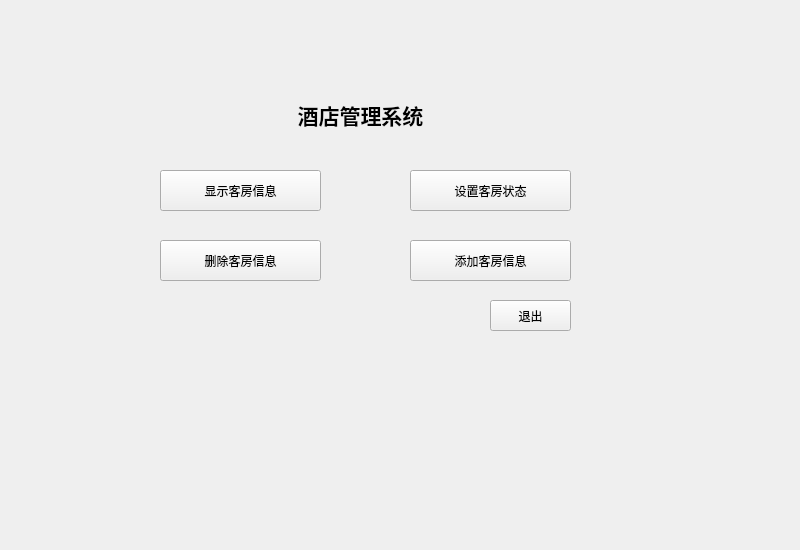
<?xml version="1.0" encoding="UTF-8"?>
<ui version="4.0">
 <class>Widget</class>
 <widget class="QWidget" name="Widget">
  <property name="geometry">
   <rect>
    <x>0</x>
    <y>0</y>
    <width>800</width>
    <height>550</height>
   </rect>
  </property>
  <property name="minimumSize">
   <size>
    <width>800</width>
    <height>550</height>
   </size>
  </property>
  <property name="maximumSize">
   <size>
    <width>800</width>
    <height>550</height>
   </size>
  </property>
  <property name="windowTitle">
   <string>酒店管理系统</string>
  </property>
  <widget class="QPushButton" name="DisplayRoomInformation">
   <property name="geometry">
    <rect>
     <x>160</x>
     <y>170</y>
     <width>161</width>
     <height>41</height>
    </rect>
   </property>
   <property name="styleSheet">
    <string notr="true">font: 20pt &quot;Agency FB&quot;;
font: 12pt &quot;Agency FB&quot;;</string>
   </property>
   <property name="text">
    <string>显示客房信息</string>
   </property>
  </widget>
  <widget class="QPushButton" name="SetRoomStatus">
   <property name="geometry">
    <rect>
     <x>410</x>
     <y>170</y>
     <width>161</width>
     <height>41</height>
    </rect>
   </property>
   <property name="styleSheet">
    <string notr="true">font: 12pt &quot;Agency FB&quot;;</string>
   </property>
   <property name="text">
    <string>设置客房状态</string>
   </property>
  </widget>
  <widget class="QPushButton" name="DeleteRoomInformation">
   <property name="geometry">
    <rect>
     <x>160</x>
     <y>240</y>
     <width>161</width>
     <height>41</height>
    </rect>
   </property>
   <property name="styleSheet">
    <string notr="true">font: 12pt &quot;Agency FB&quot;;</string>
   </property>
   <property name="text">
    <string>删除客房信息</string>
   </property>
  </widget>
  <widget class="QPushButton" name="AddRoomInformation">
   <property name="geometry">
    <rect>
     <x>410</x>
     <y>240</y>
     <width>161</width>
     <height>41</height>
    </rect>
   </property>
   <property name="styleSheet">
    <string notr="true">font: 12pt &quot;Agency FB&quot;;</string>
   </property>
   <property name="text">
    <string>添加客房信息</string>
   </property>
  </widget>
  <widget class="QLabel" name="Title">
   <property name="geometry">
    <rect>
     <x>0</x>
     <y>90</y>
     <width>721</width>
     <height>51</height>
    </rect>
   </property>
   <property name="text">
    <string>&lt;html&gt;&lt;head/&gt;&lt;body&gt;&lt;p align=&quot;center&quot;&gt;&lt;span style=&quot; font-size:16pt; font-weight:600;&quot;&gt;酒店管理系统&lt;/span&gt;&lt;/p&gt;&lt;/body&gt;&lt;/html&gt;</string>
   </property>
   <property name="textFormat">
    <enum>Qt::AutoText</enum>
   </property>
  </widget>
  <widget class="QPushButton" name="Quit">
   <property name="geometry">
    <rect>
     <x>490</x>
     <y>300</y>
     <width>81</width>
     <height>31</height>
    </rect>
   </property>
   <property name="styleSheet">
    <string notr="true">font: 10pt &quot;Agency FB&quot;;</string>
   </property>
   <property name="text">
    <string>退出</string>
   </property>
  </widget>
 </widget>
 <resources/>
 <connections/>
</ui>
